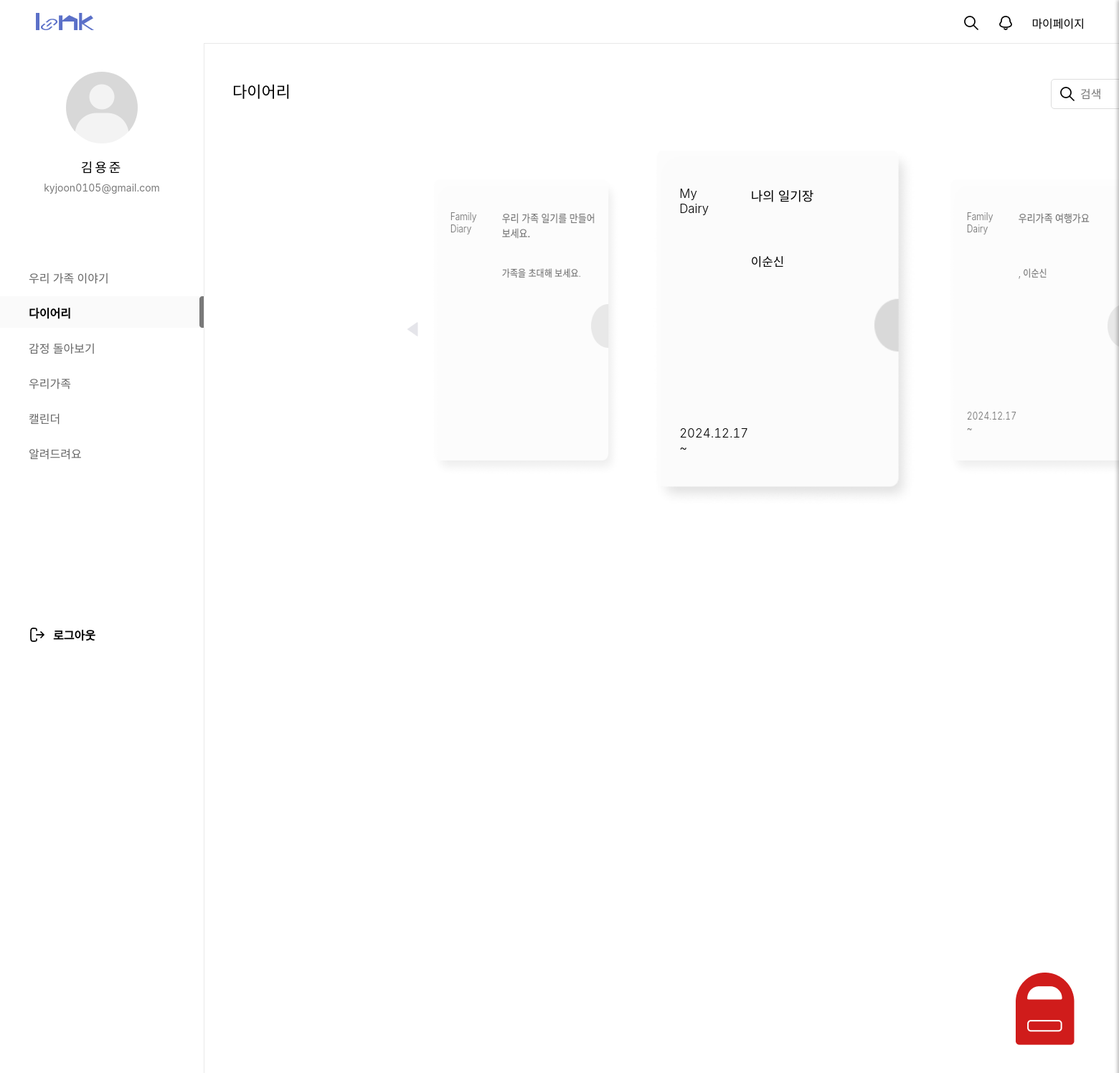
Before: /diary/diaryHome/ (signed in) with the older database file.
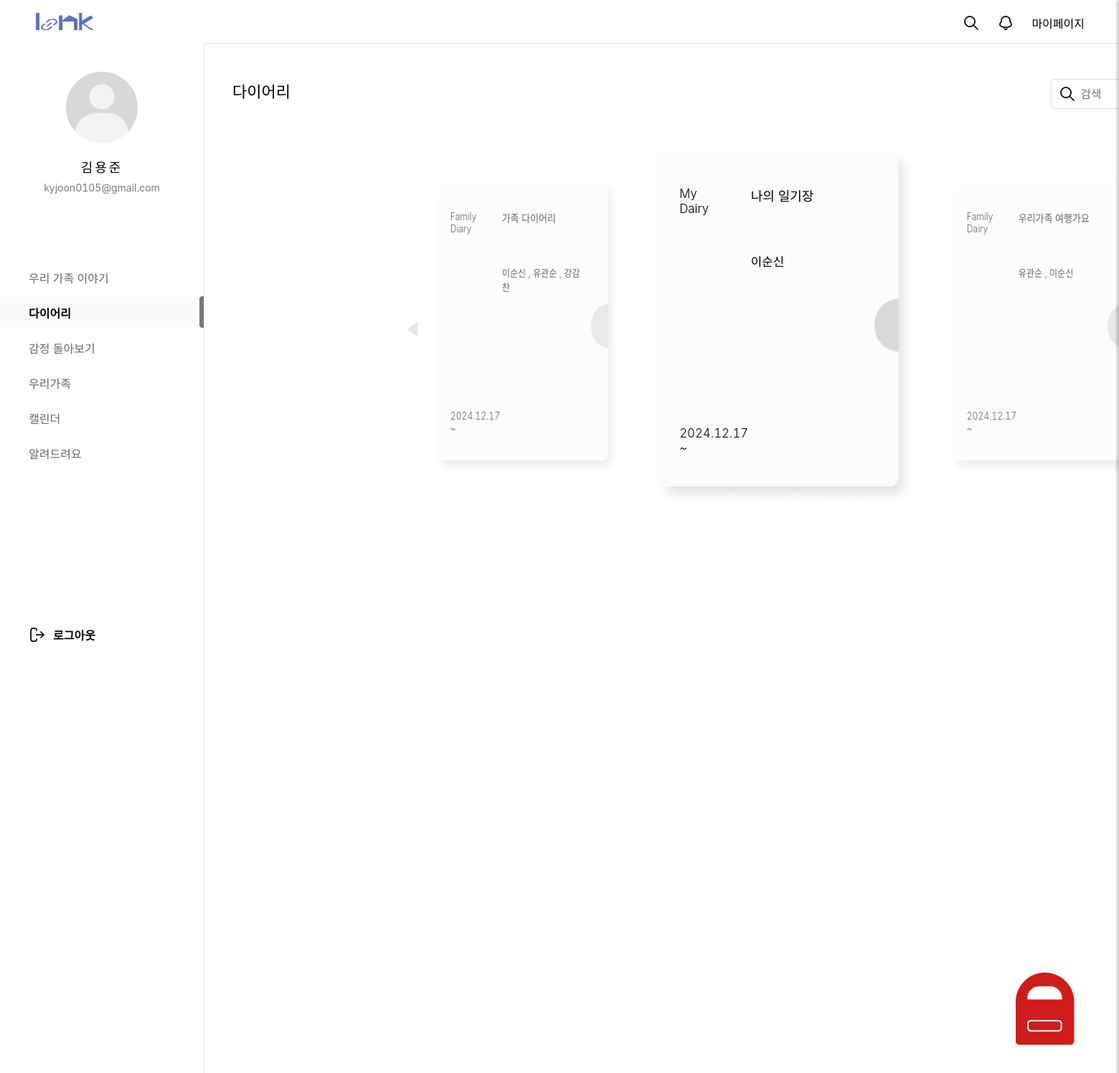
After: the same page with the newer database file.
### diary/models.py (models this page shows)
class MdiaryBoard(models.Model):
  mno = models.AutoField(primary_key=True)
  id = models.ForeignKey(Member,on_delete=models.DO_NOTHING, null=True)
  mtitle = models.CharField(max_length=1000,default='나의 일기장')
  mdate = models.DateField(auto_now=True)
  def __str__(self):
    return f"{self.mno},{self.id.id},{self.id.nicName},{self.mtitle},{self.mdate}"

class GroupDiary(models.Model):
  gno = models.IntegerField(default=0, null=False)
  member = models.ForeignKey(Member,on_delete=models.DO_NOTHING, null=False)
  gtitle = models.CharField(max_length=200)
  gName = models.CharField(max_length=100, null=False, default="우리 가족") # 그룹이름
  created_at = models.DateTimeField(auto_now_add=True)
  role = models.IntegerField(default=1)
  def __str__(self):
    return f"{self.gno},{self.member.id},{self.gtitle},{self.gName},{self.created_at}"

### loginpage/models.py (models this page shows)
class Member(models.Model):
  id = models.CharField(max_length=50,primary_key=True)
  pw = models.CharField(max_length=100)
  name = models.CharField(max_length=100)
  nicName = models.CharField(max_length=100,default='123')
  mail = models.EmailField(max_length=100)
  birthday = models.CharField(max_length=100)
  gender = models.CharField(max_length=10,choices=[('남자', '남자'), ('여자', '여자')])
  mdate = models.DateTimeField(auto_now=True)
  created_group = models.OneToOneField(
        'diary.GroupDiary',  # '앱이름.모델이름' 형식
        on_delete=models.SET_NULL,
        null=True,
        blank=True,
        related_name='creator'
    )
  joined_group = models.ForeignKey(
        'diary.GroupDiary',  # '앱이름.모델이름' 형식
        on_delete=models.SET_NULL,
        null=True,
        blank=True,
        related_name='members'
    )
  def __str__(self):
    return f"{self.id},{self.name},{self.mdate},{self.created_group},{self.joined_group}"

### diary/views.py (the view, shortened to what this page needs)
# urls.py: path('diaryHome/', views.diaryHome, name="diaryHome"),
def diaryHome(request):
  id = request.session.get('session_id')
  name = request.session.get('session_name')
  qs_group = GroupDiary.objects.filter(member=id)
  qs_createdDiary = GroupDiary.objects.filter(Q(member__id=id) & Q(role=1))
  c_context = {} #변수
  if qs_createdDiary:
    qs_joinedMem = GroupDiary.objects.filter(gno=qs_createdDiary[0].gno, role=2)
    if qs_joinedMem:
      c_context = {"creator":qs_createdDiary[0], "user_name":name, "joined_members":qs_joinedMem}
      print("있음",c_context)
    else:
      c_context = {"creator":qs_createdDiary[0], "user_name":name,}
      print("없음",c_context)
  qs_joinedDiary = GroupDiary.objects.filter(Q(member__id=id) & Q(role=2))
  if qs_joinedDiary:
    gno = qs_joinedDiary[0].gno
    qs_cMem = Member.objects.filter(created_group__gno=gno).first()
    jmems = []
    for jmem in qs_joinedDiary:
      member = jmem.member
      j = Member.objects.get(id=member.id)
      jmems.append(j.name)
    c_context['cMem'] = qs_cMem
    c_context['join_d'] = list(qs_joinedDiary)
    c_context['joined_names'] = jmems
  qs_pDiary = MdiaryBoard.objects.get(id=id)
  c_context['pDiary'] = qs_pDiary
  c_context['group'] = qs_group
  print("c_context : ",c_context)
  return render(request,'diaryHome.html',c_context)

### diary/templates/diaryHome.html (shortened to what this page needs)
{% load static %}
<!DOCTYPE html>
<html lang="ko">
<head>
  <link rel="stylesheet" href="{% static '/css/diary/diary_home.css'%}">
  <link rel="stylesheet" href="{% static '/css/home/main.css'%}">
  <link rel="stylesheet" href="{% static '/css/home/main.css'%}">
  <link rel="stylesheet" as="style" crossorigin href="https://cdn.jsdelivr.net/gh/orioncactus/pretendard@v1.3.9/dist/web/variable/pretendardvariable.min.css" />
</head>
</head>
<body>
<div id="top_nav">
  <h1><a href="/main/index/"></a></h1>
  <ul class="top_menu">
    <li><a id="searchBtn"><img src="/static/images/home/search_icon.png" alt=""></a></li>
    <li><a id="notiBtn"><img src="/static/images/home/bell_off_icon.png" alt=""></a></li>
    <li><a href="/mypage/main/">마이페이지</a></li>
  </ul>
</div>
<div id="gnb">
  <div id="user_profile">
    <div id="pimg">
      <img src="/static/images/home/default_profile.png" alt="">
    </div>
    <p id="uName">김용준</p>
    <p id="uEmail">kyjoon0105@gmail.com</p>
  </div>
  <nav id="menu">
    <ul>
      <a href="/main/index/"><li class="menu_item">우리 가족 이야기</li></a>
      <a href="/diary/diaryHome/"><li class="menu_item active">다이어리</li></a>
      <a href="/emotion/main/"><li class="menu_item">감정 돌아보기</li></a>
      <a href="/family1/fam/"><li class="menu_item">우리가족</li></a>
      <a href="/calendar1/cal/"><li class="menu_item">캘린더</li></a>
      <a href="/customer/"><li class="menu_item">알려드려요</li></a>
    </ul>
  </nav>
  <div id="logout">
    <a href="#"><span>로그아웃</span></a>
  </div>
</div>
<div id="all_area">
  <div id="title_area">
    <p id="topTit">다이어리<span id="searchBar"><input type="text" name="search" placeholder="검색"></span>
    <span><a href="/diary/diaryMake/"><button id="plusBtn"><img src="/static/images/diary/plusBtn.png" alt=""></button></a></span></p>
  </div>
  <div id="main_area">
  <button class="prev-btn"><img src="/static/images/diary/Arrow_drop_left.png" alt=""></button>
  <div class="carousel">
    <div class="image-container">
      <div class="card" id="firstCard"><a href="/diary/FdiaryList/"><img src="/static/images/diary/diary.png" alt="">
        <div id="dFirst_area">
          <div class="diary_group">
            <p>Family Diary</p>
          </div>
          <div class="diary_title">
            {% if creator %}
            <p>{{ creator.gtitle }}</p>
            {% else %}
            <p>우리 가족 일기를 만들어보세요.</p>
            {% endif %}
          </div>
        </div>
        <div class="diary_member">
          <p>
            {% if creator %}
              {{ request.session.session_name }}
              {% if joined_members %}
                {% for joined_member in joined_members %}
                , {{ joined_member.member.name }}
                {% endfor %}
              {% endif %}
            {% else %}
              가족을 초대해 보세요.
            {% endif %}
          </p>
        </div>
        <div class="diary_date">
          {% if creator %}
          <p>{{ creator.created_at|date:"Y.m.d" }} ~</p>
          {% else %}
          <p></p>
          {% endif %}
        </div>
      </a></div>
      <div class="card" id="secondCard"><a href="/diary/MdiaryList/"><img src="/static/images/diary/diary.png" alt="">
        <div id="dFirst_area">
          <div class="diary_group">
            <p>My Dairy</p>
          </div>
          <div class="diary_title">
            <p>{{pDiary.mtitle}}</p>
          </div>
        </div>
        <div class="diary_member">
          <p>{{ request.session.session_name }}</p>
        </div>
        <div class="diary_date">
          <p>{{pDiary.mdate|date:"Y.m.d"}} ~</p>
        </div>
      </a></div>
      <div class="card"><a href="#"><img src="/static/images/diary/diary.png" alt="">
        <div id="dFirst_area">
          <div class="diary_group">
            <p>Family Dairy</p>
          </div>
          <div class="diary_title">
            {% if join_d %}
            <p>{{ join_d.0.gtitle }}</p>
            {% else %}
            <p>가족에게 다이어리 초대를 받아보세요.</p>
            {% endif %}
          </div>
        </div>
        <div class="diary_member">
          <p>
            {% if join_d %}
            {{ cMem.name }}
            {% for name in joined_names %}
            , {{ name }}
            {% endfor %}
            {% else %}
            가족을 초대해 보세요.
            {% endif %}
          </p>
        </div>
        <div class="diary_date">
          {% if join_d %}
          <p>{{ join_d.0.created_at|date:"Y.m.d" }} ~</p>
          {% else %}
          <p></p>
          {% endif %}
        </div>
      </a></div>
    </div>
  </div>
  </div>
  <div id="mailbox_container">
    <button id="mailBtn">
      <img id="mailBtn_icon" src="/static/images/diary/mailbox_alert_off.png" alt="">
    </button>
  </div>
</body>
</html>

### static/css/diary/diary_home.css (style rules this page uses)
* { margin:0; padding:0; font-family: "Pretendard Variable", Pretendard, -apple-system, BlinkMacSystemFont, system-ui, Roboto, "Helvetica Neue", "Segoe UI", "Apple SD Gothic Neo", "Noto Sans KR", "Malgun Gothic", "Apple Color Emoji", "Segoe UI Emoji", "Segoe UI Symbol", sans-serif; font-variant-numeric: tabular-nums; }
a { text-decoration: none; color:inherit }
#all_area { width:1617px; height:1080px; margin-left:284px; }
#title_area { display: flex; width:1617px; height: 150px; padding-top: 60px; display: flex; }
#topTit { font-size: 22px; font-weight: 500; padding-top: 50px; padding-left: 40px; display: flex; }
#searchBar { width: 250px; height: 40px; padding-left: 1060px; padding-right: 30px; }
#searchBar input { width: 200px; padding: 10px 40px; font-size: 16px; border: 1px solid #DDDDDD; border-radius: 5px; background: url('../../images/diary/search.png') no-repeat; background-position: 10px center; }
#main_area { position: relative; display: flex; width: 1617px; height: 500px; align-items: center; justify-content: center; overflow: hidden; }
.carousel { position: relative; width: 80%; max-width: 1000px; height: 600px; display: flex; align-items: center; overflow: hidden; }
.image-container { display: flex; justify-content: center; align-items: center; width: 100%; position: relative; }
.card { position: absolute; width: 30%; height: 60%; display: flex; justify-content: center; align-items: center; background-color: white; border-radius: 10px; box-shadow: 0 4px 6px rgba(0, 0, 0, 0.1); font-size: 24px; font-weight: bold; transition: transform 0.5s ease, opacity 0.5s ease; opacity: 0.6; }
.card.center { transform: translateX(0) scale(1.2) rotateY(0deg); opacity: 1; z-index: 2; }
.card.left { transform: translateX(-120%) rotateY(-30deg); }
.card.right { transform: translateX(120%) rotateY(30deg); }
.prev-btn { background: none; border: none; cursor: pointer; left: 200px; }
#dFirst_area { position: absolute; top: -208px; display: flex; width: 284px; height: 91px; padding-left: 33px; padding-top: 41px; box-sizing: border-box; }
.diary_group { margin-right: 43px; width: 40px; height: 50px; box-sizing: border-box; opacity: 1; transition: opacity 0.3s ease; }
.diary_group p { margin: 0; font-size: 14px; font-weight: 300; color: black; }
.diary_title { padding-right: 10px; width: 165px; height: 50px; box-sizing: border-box; opacity: 1; transition: opacity 0.3s ease; }
.diary_title p { margin: 0; font-size: 15px; font-weight: 500; color: black; }
.diary_member { position: absolute; top: -208px; width: 284px; height: 91px; display: flex; box-sizing: border-box; margin-top: 91px; }
.diary_member p { width: 130px; height: 42px; font-size: 14px; font-weight: 300; padding-top: 27px; padding-left: 116px; }
.diary_date { position: absolute; top: -208px; width: 284px; height: 73px; display: flex; box-sizing: border-box; margin-top: 319px; }
.diary_date p { width: 82px; height: 34px; font-size: 14px; font-weight: 300; margin-left: 33px; padding-right: 5px; }
#mailbox_container { position: relative; width: 100%; height: 100vh; overflow: hidden; }
#mailBtn { width: 123px; height: 123px; position: fixed; bottom: 42px; right: 62px; background-color: white; border: none; cursor: pointer; z-index: 10; transition: background-color 0.3s ease; }
#mailBtn_icon { width: 100%; height: auto; display: block; }

Changed rows visible on the page:
added GroupDiary: gtitle "가족 다이어리", created_at "2024.12.17"
added GroupDiary: member.name "유관순"
added GroupDiary: member.name "강감찬"
now on this page (row edited): Member: name "유관순"
Other visible differences:
{{ request.session.session_name }}: (not shown) → "이순신"
text no longer shown: "우리 가족 일기를 만들어보세요. 가족을 초대해 보세요."
